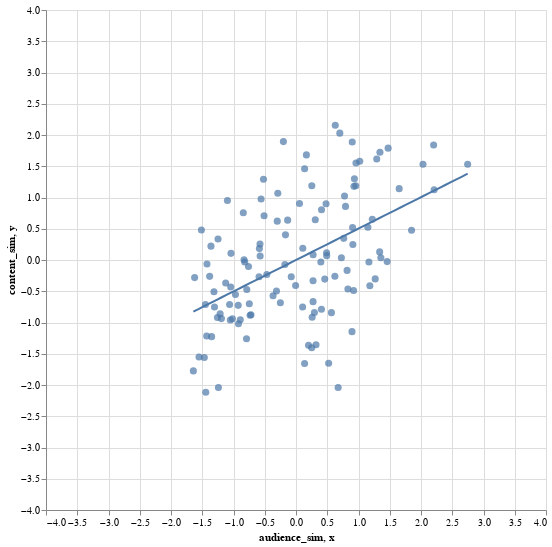

The notebook cell saved with this chart:
### Code cell
points + fit

### Figure 1 — Vega-Lite specification as saved in the notebook (floating-point values rounded to 4 significant figures)
{"$schema": "https://vega.github.io/schema/vega-lite/v2.6.0.json", "config": {"view": {"height": 300, "width": 400}}, "datasets": {"data-b44f423882f47aa30ebeb4715839c372": [{"audience_sim": 1.167, "content_sim": -0.03178, "d1": "apnews.com", "d2": "thehill.com", "pair": "apnews.com - thehill.com"}, {"audience_sim": -1.35, "content_sim": -1.226, "d1": "sputniknews.com", "d2": "thehill.com", "pair": "sputniknews.com - thehill.com"}, {"audience_sim": 0.2582, "content_sim": -0.9146, "d1": "bloomberg.com", "d2": "thehill.com", "pair": "bloomberg.com - thehill.com"}, {"audience_sim": -0.134, "content_sim": 0.6377, "d1": "breitbart.com", "d2": "thehill.com", "pair": "breitbart.com - thehill.com"}, {"audience_sim": 0.274, "content_sim": 0.08494, "d1": "dailykos.com", "d2": "thehill.com", "pair": "dailykos.com - thehill.com"}, {"audience_sim": 1.651, "content_sim": 1.142, "d1": "cnn.com", "d2": "thehill.com", "pair": "cnn.com - thehill.com"}, {"audience_sim": 1.338, "content_sim": 0.1297, "d1": "huffingtonpost.com", "d2": "thehill.com", "pair": "huffingtonpost.com - thehill.com"}, {"audience_sim": -1.051, "content_sim": -0.9605, "d1": "rt.com", "d2": "thehill.com", "pair": "rt.com - thehill.com"}, {"audience_sim": 1.849, "content_sim": 0.4759, "d1": "thehill.com", "d2": "washingtonpost.com", "pair": "thehill.com - washingtonpost.com"}, {"audience_sim": 0.5224, "content_sim": -1.651, "d1": "buzzfeed.com", "d2": "thehill.com", "pair": "buzzfeed.com - thehill.com"}, {"audience_sim": 0.4083, "content_sim": 0.803, "d1": "foxnews.com", "d2": "thehill.com", "pair": "foxnews.com - thehill.com"}, {"audience_sim": 0.8307, "content_sim": -0.4646, "d1": "thehill.com", "d2": "wsj.com", "pair": "thehill.com - wsj.com"}, {"audience_sim": 1.267, "content_sim": -0.3023, "d1": "nytimes.com", "d2": "thehill.com", "pair": "nytimes.com - thehill.com"}, {"audience_sim": 0.2528, "content_sim": 1.187, "d1": "dailycaller.com", "d2": "thehill.com", "pair": "dailycaller.com - thehill.com"}, {"audience_sim": 0.4911, "content_sim": 0.06971, "d1": "npr.org", "d2": "thehill.com", "pair": "npr.org - thehill.com"}, {"audience_sim": -1.125, "content_sim": -0.3667, "d1": "apnews.com", "d2": "sputniknews.com", "pair": "apnews.com - sputniknews.com"}, {"audience_sim": 0.9214, "content_sim": -0.487, "d1": "apnews.com", "d2": "bloomberg.com", "pair": "apnews.com - bloomberg.com"}, {"audience_sim": -0.7604, "content_sim": -0.1052, "d1": "apnews.com", "d2": "breitbart.com", "pair": "apnews.com - breitbart.com"}, {"audience_sim": 0.8962, "content_sim": -1.146, "d1": "apnews.com", "d2": "dailykos.com", "pair": "apnews.com - dailykos.com"}, {"audience_sim": 0.7766, "content_sim": 1.025, "d1": "apnews.com", "d2": "cnn.com", "pair": "apnews.com - cnn.com"}, {"audience_sim": 1.182, "content_sim": -0.4127, "d1": "apnews.com", "d2": "huffingtonpost.com", "pair": "apnews.com - huffingtonpost.com"}, {"audience_sim": -0.8314, "content_sim": 0.004535, "d1": "apnews.com", "d2": "rt.com", "pair": "apnews.com - rt.com"}, {"audience_sim": 1.358, "content_sim": 0.03537, "d1": "apnews.com", "d2": "washingtonpost.com", "pair": "apnews.com - washingtonpost.com"}, {"audience_sim": 0.6746, "content_sim": -2.041, "d1": "apnews.com", "d2": "buzzfeed.com", "pair": "apnews.com - buzzfeed.com"}, {"audience_sim": 0.1379, "content_sim": 1.46, "d1": "apnews.com", "d2": "foxnews.com", "pair": "apnews.com - foxnews.com"}, {"audience_sim": 1.459, "content_sim": -0.02557, "d1": "apnews.com", "d2": "wsj.com", "pair": "apnews.com - wsj.com"}, {"audience_sim": 0.9099, "content_sim": 0.2474, "d1": "apnews.com", "d2": "nytimes.com", "pair": "apnews.com - nytimes.com"}, {"audience_sim": -0.4669, "content_sim": -0.2323, "d1": "apnews.com", "d2": "dailycaller.com", "pair": "apnews.com - dailycaller.com"}, {"audience_sim": 1.15, "content_sim": 0.5247, "d1": "apnews.com", "d2": "npr.org", "pair": "apnews.com - npr.org"}, {"audience_sim": -1.017, "content_sim": -0.9386, "d1": "bloomberg.com", "d2": "sputniknews.com", "pair": "bloomberg.com - sputniknews.com"}, {"audience_sim": -0.787, "content_sim": -0.4709, "d1": "breitbart.com", "d2": "sputniknews.com", "pair": "breitbart.com - sputniknews.com"}, {"audience_sim": -1.642, "content_sim": -1.774, "d1": "dailykos.com", "d2": "sputniknews.com", "pair": "dailykos.com - sputniknews.com"}, {"audience_sim": -1.381, "content_sim": -0.2619, "d1": "cnn.com", "d2": "sputniknews.com", "pair": "cnn.com - sputniknews.com"}, {"audience_sim": -1.429, "content_sim": -1.215, "d1": "huffingtonpost.com", "d2": "sputniknews.com", "pair": "huffingtonpost.com - sputniknews.com"}, {"audience_sim": 0.7009, "content_sim": 2.03, "d1": "rt.com", "d2": "sputniknews.com", "pair": "rt.com - sputniknews.com"}, {"audience_sim": -1.257, "content_sim": -0.9204, "d1": "sputniknews.com", "d2": "washingtonpost.com", "pair": "sputniknews.com - washingtonpost.com"}, {"audience_sim": -1.444, "content_sim": -2.115, "d1": "buzzfeed.com", "d2": "sputniknews.com", "pair": "buzzfeed.com - sputniknews.com"}, {"audience_sim": -1.044, "content_sim": -0.4334, "d1": "foxnews.com", "d2": "sputniknews.com", "pair": "foxnews.com - sputniknews.com"}, {"audience_sim": -1.062, "content_sim": -0.7122, "d1": "sputniknews.com", "d2": "wsj.com", "pair": "sputniknews.com - wsj.com"}, {"audience_sim": -1.304, "content_sim": -0.7512, "d1": "nytimes.com", "d2": "sputniknews.com", "pair": "nytimes.com - sputniknews.com"}, {"audience_sim": -0.8914, "content_sim": -0.9565, "d1": "dailycaller.com", "d2": "sputniknews.com", "pair": "dailycaller.com - sputniknews.com"}, {"audience_sim": -1.449, "content_sim": -0.7107, "d1": "npr.org", "d2": "sputniknews.com", "pair": "npr.org - sputniknews.com"}, {"audience_sim": -0.9205, "content_sim": -1.02, "d1": "bloomberg.com", "d2": "breitbart.com", "pair": "bloomberg.com - breitbart.com"}, {"audience_sim": 0.3204, "content_sim": -1.355, "d1": "bloomberg.com", "d2": "dailykos.com", "pair": "bloomberg.com - dailykos.com"}, {"audience_sim": 0.1088, "content_sim": 0.1876, "d1": "bloomberg.com", "d2": "cnn.com", "pair": "bloomberg.com - cnn.com"}, {"audience_sim": 0.4073, "content_sim": -0.7885, "d1": "bloomberg.com", "d2": "huffingtonpost.com", "pair": "bloomberg.com - huffingtonpost.com"}, {"audience_sim": -0.72, "content_sim": -0.8762, "d1": "bloomberg.com", "d2": "rt.com", "pair": "bloomberg.com - rt.com"}, {"audience_sim": 0.622, "content_sim": -0.2588, "d1": "bloomberg.com", "d2": "washingtonpost.com", "pair": "bloomberg.com - washingtonpost.com"}, {"audience_sim": 0.1373, "content_sim": -1.656, "d1": "bloomberg.com", "d2": "buzzfeed.com", "pair": "bloomberg.com - buzzfeed.com"}, {"audience_sim": -0.2502, "content_sim": -0.6827, "d1": "bloomberg.com", "d2": "foxnews.com", "pair": "bloomberg.com - foxnews.com"}, {"audience_sim": 1.474, "content_sim": 1.79, "d1": "bloomberg.com", "d2": "wsj.com", "pair": "bloomberg.com - wsj.com"}, {"audience_sim": 0.4895, "content_sim": 0.1156, "d1": "bloomberg.com", "d2": "nytimes.com", "pair": "bloomberg.com - nytimes.com"}, {"audience_sim": -0.7338, "content_sim": -0.883, "d1": "bloomberg.com", "d2": "dailycaller.com", "pair": "bloomberg.com - dailycaller.com"}, {"audience_sim": 0.46, "content_sim": -0.3056, "d1": "bloomberg.com", "d2": "npr.org", "pair": "bloomberg.com - npr.org"}, {"audience_sim": -1.622, "content_sim": -0.2816, "d1": "breitbart.com", "d2": "dailykos.com", "pair": "breitbart.com - dailykos.com"}, {"audience_sim": -0.843, "content_sim": 0.755, "d1": "breitbart.com", "d2": "cnn.com", "pair": "breitbart.com - cnn.com"}, {"audience_sim": -1.36, "content_sim": 0.2218, "d1": "breitbart.com", "d2": "huffingtonpost.com", "pair": "breitbart.com - huffingtonpost.com"}, {"audience_sim": -0.1774, "content_sim": -0.07259, "d1": "breitbart.com", "d2": "rt.com", "pair": "breitbart.com - rt.com"}, {"audience_sim": -0.576, "content_sim": 0.2569, "d1": "breitbart.com", "d2": "washingtonpost.com", "pair": "breitbart.com - washingtonpost.com"}, {"audience_sim": -1.467, "content_sim": -1.56, "d1": "breitbart.com", "d2": "buzzfeed.com", "pair": "breitbart.com - buzzfeed.com"}, {"audience_sim": 2.21, "content_sim": 1.123, "d1": "breitbart.com", "d2": "foxnews.com", "pair": "breitbart.com - foxnews.com"}, {"audience_sim": -0.3121, "content_sim": -0.4952, "d1": "breitbart.com", "d2": "wsj.com", "pair": "breitbart.com - wsj.com"}, {"audience_sim": -0.8198, "content_sim": -0.03115, "d1": "breitbart.com", "d2": "nytimes.com", "pair": "breitbart.com - nytimes.com"}, {"audience_sim": 2.746, "content_sim": 1.533, "d1": "breitbart.com", "d2": "dailycaller.com", "pair": "breitbart.com - dailycaller.com"}, {"audience_sim": -1.424, "content_sim": -0.0633, "d1": "breitbart.com", "d2": "npr.org", "pair": "breitbart.com - npr.org"}, {"audience_sim": -0.1682, "content_sim": 0.4024, "d1": "cnn.com", "d2": "dailykos.com", "pair": "cnn.com - dailykos.com"}, {"audience_sim": 0.9052, "content_sim": 0.5181, "d1": "dailykos.com", "d2": "huffingtonpost.com", "pair": "dailykos.com - huffingtonpost.com"}, {"audience_sim": -1.552, "content_sim": -1.553, "d1": "dailykos.com", "d2": "rt.com", "pair": "dailykos.com - rt.com"}, {"audience_sim": 0.3087, "content_sim": 0.643, "d1": "dailykos.com", "d2": "washingtonpost.com", "pair": "dailykos.com - washingtonpost.com"}, {"audience_sim": 0.2006, "content_sim": -1.365, "d1": "buzzfeed.com", "d2": "dailykos.com", "pair": "buzzfeed.com - dailykos.com"}, {"audience_sim": -0.5908, "content_sim": -0.2679, "d1": "dailykos.com", "d2": "foxnews.com", "pair": "dailykos.com - foxnews.com"}, {"audience_sim": 0.5669, "content_sim": -0.8425, "d1": "dailykos.com", "d2": "wsj.com", "pair": "dailykos.com - wsj.com"}, {"audience_sim": -0.07618, "content_sim": -0.2679, "d1": "dailykos.com", "d2": "nytimes.com", "pair": "dailykos.com - nytimes.com"}, {"audience_sim": -1.513, "content_sim": 0.4805, "d1": "dailycaller.com", "d2": "dailykos.com", "pair": "dailycaller.com - dailykos.com"}, {"audience_sim": 0.8175, "content_sim": -0.1665, "d1": "dailykos.com", "d2": "npr.org", "pair": "dailykos.com - npr.org"}, {"audience_sim": 0.9594, "content_sim": 1.553, "d1": "cnn.com", "d2": "huffingtonpost.com", "pair": "cnn.com - huffingtonpost.com"}, {"audience_sim": -1.04, "content_sim": 0.1064, "d1": "cnn.com", "d2": "rt.com", "pair": "cnn.com - rt.com"}, {"audience_sim": 1.343, "content_sim": 1.725, "d1": "cnn.com", "d2": "washingtonpost.com", "pair": "cnn.com - washingtonpost.com"}, {"audience_sim": 0.2728, "content_sim": -0.6662, "d1": "buzzfeed.com", "d2": "cnn.com", "pair": "buzzfeed.com - cnn.com"}, {"audience_sim": -0.2015, "content_sim": 1.894, "d1": "cnn.com", "d2": "foxnews.com", "pair": "cnn.com - foxnews.com"}, {"audience_sim": 0.4809, "content_sim": 0.9013, "d1": "cnn.com", "d2": "wsj.com", "pair": "cnn.com - wsj.com"}, {"audience_sim": 1.02, "content_sim": 1.579, "d1": "cnn.com", "d2": "nytimes.com", "pair": "cnn.com - nytimes.com"}, {"audience_sim": -0.5204, "content_sim": 1.291, "d1": "cnn.com", "d2": "dailycaller.com", "pair": "cnn.com - dailycaller.com"}, {"audience_sim": 0.1664, "content_sim": 1.682, "d1": "cnn.com", "d2": "npr.org", "pair": "cnn.com - npr.org"}, {"audience_sim": -1.193, "content_sim": -0.9378, "d1": "huffingtonpost.com", "d2": "rt.com", "pair": "huffingtonpost.com - rt.com"}, {"audience_sim": 1.292, "content_sim": 1.615, "d1": "huffingtonpost.com", "d2": "washingtonpost.com", "pair": "huffingtonpost.com - washingtonpost.com"}, {"audience_sim": 0.7638, "content_sim": 0.3465, "d1": "buzzfeed.com", "d2": "huffingtonpost.com", "pair": "buzzfeed.com - huffingtonpost.com"}, {"audience_sim": -0.5107, "content_sim": 0.7093, "d1": "foxnews.com", "d2": "huffingtonpost.com", "pair": "foxnews.com - huffingtonpost.com"}, {"audience_sim": 0.7264, "content_sim": 0.03642, "d1": "huffingtonpost.com", "d2": "wsj.com", "pair": "huffingtonpost.com - wsj.com"}, {"audience_sim": 0.927, "content_sim": 1.178, "d1": "huffingtonpost.com", "d2": "nytimes.com", "pair": "huffingtonpost.com - nytimes.com"}, {"audience_sim": -1.097, "content_sim": 0.9516, "d1": "dailycaller.com", "d2": "huffingtonpost.com", "pair": "dailycaller.com - huffingtonpost.com"}, {"audience_sim": 0.9567, "content_sim": 1.187, "d1": "huffingtonpost.com", "d2": "npr.org", "pair": "huffingtonpost.com - npr.org"}, {"audience_sim": -0.9249, "content_sim": -0.7258, "d1": "rt.com", "d2": "washingtonpost.com", "pair": "rt.com - washingtonpost.com"}, {"audience_sim": -1.241, "content_sim": -2.041, "d1": "buzzfeed.com", "d2": "rt.com", "pair": "buzzfeed.com - rt.com"}, {"audience_sim": -0.5738, "content_sim": 0.06374, "d1": "foxnews.com", "d2": "rt.com", "pair": "foxnews.com - rt.com"}, {"audience_sim": -0.747, "content_sim": -0.6993, "d1": "rt.com", "d2": "wsj.com", "pair": "rt.com - wsj.com"}, {"audience_sim": -0.9688, "content_sim": -0.5517, "d1": "nytimes.com", "d2": "rt.com", "pair": "nytimes.com - rt.com"}, {"audience_sim": -0.3671, "content_sim": -0.5726, "d1": "dailycaller.com", "d2": "rt.com", "pair": "dailycaller.com - rt.com"}, {"audience_sim": -1.313, "content_sim": -0.5084, "d1": "npr.org", "d2": "rt.com", "pair": "npr.org - rt.com"}, {"audience_sim": 0.2728, "content_sim": -0.3316, "d1": "buzzfeed.com", "d2": "washingtonpost.com", "pair": "buzzfeed.com - washingtonpost.com"}, {"audience_sim": 0.05576, "content_sim": 0.903, "d1": "foxnews.com", "d2": "washingtonpost.com", "pair": "foxnews.com - washingtonpost.com"}, {"audience_sim": 1.221, "content_sim": 0.6503, "d1": "washingtonpost.com", "d2": "wsj.com", "pair": "washingtonpost.com - wsj.com"}, {"audience_sim": 2.202, "content_sim": 1.839, "d1": "nytimes.com", "d2": "washingtonpost.com", "pair": "nytimes.com - washingtonpost.com"}, {"audience_sim": -0.2912, "content_sim": 1.067, "d1": "dailycaller.com", "d2": "washingtonpost.com", "pair": "dailycaller.com - washingtonpost.com"}, {"audience_sim": 0.8999, "content_sim": 1.889, "d1": "npr.org", "d2": "washingtonpost.com", "pair": "npr.org - washingtonpost.com"}, {"audience_sim": -0.7915, "content_sim": -1.261, "d1": "buzzfeed.com", "d2": "foxnews.com", "pair": "buzzfeed.com - foxnews.com"}, {"audience_sim": 0.2511, "content_sim": -1.405, "d1": "buzzfeed.com", "d2": "wsj.com", "pair": "buzzfeed.com - wsj.com"}, {"audience_sim": 0.1059, "content_sim": -0.7519, "d1": "buzzfeed.com", "d2": "nytimes.com", "pair": "buzzfeed.com - nytimes.com"}, {"audience_sim": -1.214, "content_sim": -0.8601, "d1": "buzzfeed.com", "d2": "dailycaller.com", "pair": "buzzfeed.com - dailycaller.com"}, {"audience_sim": 0.2948, "content_sim": -0.8398, "d1": "buzzfeed.com", "d2": "npr.org", "pair": "buzzfeed.com - npr.org"}, {"audience_sim": 0.3974, "content_sim": -0.03175, "d1": "foxnews.com", "d2": "wsj.com", "pair": "foxnews.com - wsj.com"}, {"audience_sim": -0.2999, "content_sim": 0.6219, "d1": "foxnews.com", "d2": "nytimes.com", "pair": "foxnews.com - nytimes.com"}, {"audience_sim": 2.032, "content_sim": 1.531, "d1": "dailycaller.com", "d2": "foxnews.com", "pair": "dailycaller.com - foxnews.com"}, {"audience_sim": -0.5586, "content_sim": 0.9749, "d1": "foxnews.com", "d2": "npr.org", "pair": "foxnews.com - npr.org"}, {"audience_sim": 0.9346, "content_sim": 1.299, "d1": "nytimes.com", "d2": "wsj.com", "pair": "nytimes.com - wsj.com"}, {"audience_sim": -0.006174, "content_sim": -0.4079, "d1": "dailycaller.com", "d2": "wsj.com", "pair": "dailycaller.com - wsj.com"}, {"audience_sim": 0.7924, "content_sim": 0.858, "d1": "npr.org", "d2": "wsj.com", "pair": "npr.org - wsj.com"}, {"audience_sim": -0.5858, "content_sim": 0.1822, "d1": "dailycaller.com", "d2": "nytimes.com", "pair": "dailycaller.com - nytimes.com"}, {"audience_sim": 0.6285, "content_sim": 2.156, "d1": "npr.org", "d2": "nytimes.com", "pair": "npr.org - nytimes.com"}, {"audience_sim": -1.248, "content_sim": 0.3372, "d1": "dailycaller.com", "d2": "npr.org", "pair": "dailycaller.com - npr.org"}], "data-fddf9622574c945bc62b4327a6c7880a": [{"x": -1.642, "y": -0.8253}, {"x": -1.553, "y": -0.7803}, {"x": -1.463, "y": -0.7353}, {"x": -1.373, "y": -0.6903}, {"x": -1.284, "y": -0.6453}, {"x": -1.194, "y": -0.6003}, {"x": -1.105, "y": -0.5552}, {"x": -1.015, "y": -0.5102}, {"x": -0.9256, "y": -0.4652}, {"x": -0.8361, "y": -0.4202}, {"x": -0.7465, "y": -0.3752}, {"x": -0.6569, "y": -0.3302}, {"x": -0.5674, "y": -0.2852}, {"x": -0.4778, "y": -0.2401}, {"x": -0.3882, "y": -0.1951}, {"x": -0.2987, "y": -0.1501}, {"x": -0.2091, "y": -0.1051}, {"x": -0.1196, "y": -0.06009}, {"x": -0.03, "y": -0.01508}, {"x": 0.05957, "y": 0.02994}, {"x": 0.1491, "y": 0.07495}, {"x": 0.2387, "y": 0.12}, {"x": 0.3283, "y": 0.165}, {"x": 0.4178, "y": 0.21}, {"x": 0.5074, "y": 0.255}, {"x": 0.5969, "y": 0.3}, {"x": 0.6865, "y": 0.345}, {"x": 0.7761, "y": 0.39}, {"x": 0.8656, "y": 0.4351}, {"x": 0.9552, "y": 0.4801}, {"x": 1.045, "y": 0.5251}, {"x": 1.134, "y": 0.5701}, {"x": 1.224, "y": 0.6151}, {"x": 1.313, "y": 0.6601}, {"x": 1.403, "y": 0.7051}, {"x": 1.493, "y": 0.7502}, {"x": 1.582, "y": 0.7952}, {"x": 1.672, "y": 0.8402}, {"x": 1.761, "y": 0.8852}, {"x": 1.851, "y": 0.9302}, {"x": 1.94, "y": 0.9752}, {"x": 2.03, "y": 1.02}, {"x": 2.12, "y": 1.065}, {"x": 2.209, "y": 1.11}, {"x": 2.299, "y": 1.155}, {"x": 2.388, "y": 1.2}, {"x": 2.478, "y": 1.245}, {"x": 2.567, "y": 1.29}, {"x": 2.657, "y": 1.335}, {"x": 2.746, "y": 1.38}]}, "layer": [{"data": {"name": "data-b44f423882f47aa30ebeb4715839c372"}, "encoding": {"tooltip": {"field": "pair", "type": "nominal"}, "x": {"field": "audience_sim", "type": "quantitative"}, "y": {"field": "content_sim", "type": "quantitative"}}, "mark": {"size": 50, "type": "circle"}}, {"data": {"name": "data-fddf9622574c945bc62b4327a6c7880a"}, "encoding": {"x": {"field": "x", "scale": {"domain": [-4, 4]}, "type": "quantitative"}, "y": {"field": "y", "scale": {"domain": [-4, 4]}, "type": "quantitative"}}, "height": 500, "mark": "line", "width": 500}]}
